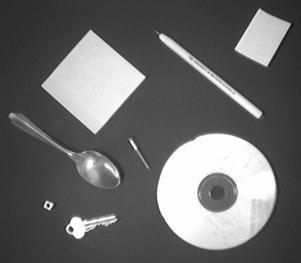
%> input picture lab3/exe3/ese1/in1.jpg, 301 x 263 px
$ octave solution.m   (GNU Octave 9; MATLAB toolbox functions it lacks are replaced by stand-ins)
%> lines starting %> are read from the running program, lines starting %| are printed output that depends on the picture; in (x1, y1, x2, y2) boxes, pixels count from 0 and x2, y2 are one past the last pixel; in counts of white or black regions, pixels touching at a corner belong together; the program's own positions count from 1
### lab3/exe3/ese1/HysteresisThresholding.m
function edgeImage = HysteresisThresholding(maximaImage, lowThresh, highThresh)
    %edgeImage = HysteresisThresholding(maximaImage, lowThresh, highThresh)
    % maximaImage = double valued image, issued from the non-maxima suppression step
    % lowThresh, highThresh : Canny threshold values
    % edgeImage : output binay edge image

    assert(isa(maximaImage, 'double'),'input should be a double image')
    assert(lowThresh >= 0 && lowThresh<=100 ,'low threshold must be between 0 and 100 %')
    assert(highThresh >= 0 && highThresh<=100 ,'high threshold must be between 0 and 100 %')
    assert(lowThresh < highThresh,'did you invert high and low thresholds?')

    maxval = max(maximaImage(:));
    highThresh = highThresh * maxval/100;
    lowThresh = lowThresh * maxval/100;

    [h,w] = size(maximaImage);
    edgeImage = 0.5 * ones(h,w);

    edgeImage(maximaImage>highThresh) = 1;

    edgeImage(maximaImage < lowThresh) = 0;

    [vForeground, uForeground] = find(edgeImage ==1);
    while(~isempty(vForeground))
        [edgeImage, vForeground, uForeground] = RecursiveThresholding(edgeImage, vForeground, uForeground);
    end
    edgeImage(edgeImage == 0.5) = 0;
end


function [edgeImage, vForeground, uForeground] = RecursiveThresholding(edgeImage, vForeground, uForeground)
    [h,w] = size(edgeImage);
    if isempty(vForeground)
        return
    end

    i = vForeground(1);
    j = uForeground(1);
    vForeground = vForeground(2:end);
    uForeground = uForeground(2:end);

    minx = max(1,j-1);
    maxx = min(w,1+j);
    miny = max(1,i-1);
    maxy = min(h,1+i);
    for ii = miny:maxy
        for jj = minx:maxx
            if edgeImage(ii,jj) == 0.5
                edgeImage(ii,jj) = 1;
                vForeground = [vForeground; ii];
                uForeground = [uForeground; jj];
            end
        end
    end
end

### lab3/exe3/ese1/solution.m
clear all
close all
clc
%  image=imread('lena.jpg');
image=imread('./in1.jpg');
%> image is the input picture: size 263x301x3 uint8; min 14, max 255, mean 106.2

lowThresh = 10; % in percentage of the maximum of the gradient magnitude
highThresh = 40; % in percentage of the maximum of the gradient magnitude
sigmaSmoothing = 2;

%% 1. convert image in double, grayscale

image=im2double(rgb2gray(image));
%> image: size 263x301 double
[height,width]=size(image);
%> height = 263; width = 301

%% 2. smoothing using a filter
smoothingFilter = fspecial('gaussian',3*sigmaSmoothing, sigmaSmoothing);
smoothedImg = imfilter(image, smoothingFilter, 'symmetric');

%% 3. compute gradient magnitude and angle
derFilter = fspecial('sobel');
imageDx = imfilter(smoothedImg, derFilter', 'symmetric');
imageDy = imfilter(smoothedImg, derFilter, 'symmetric');
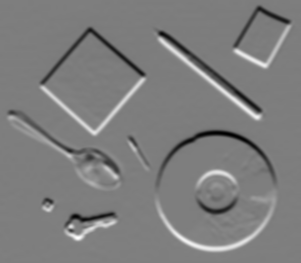
%> imageDy: size 263x301 double; min -1.11, max 1.14, mean -0.00119; drawn with min black and max white

gradientModule = sqrt(imageDx.^2 + imageDy.^2);
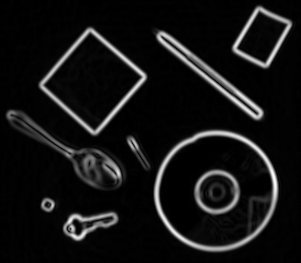
%> gradientModule: size 263x301 double; min 0, max 1.34, mean 0.108; drawn with min black and max white
% computing angle of gradients
gradientAngle=zeros(height, width);
for i=1:height
    for j=1:width
        gradientAngle(i,j) = atan2(imageDy(i,j), imageDx(i,j));
    end
end
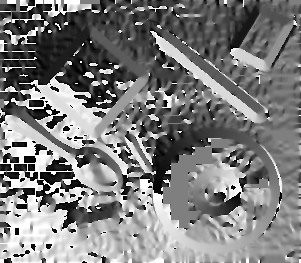
%> gradientAngle: size 263x301 double; min -3.14, max 3.14, mean -0.0511; drawn with min black and max white

figure, subplot(1,2,1), imagesc(gradientModule),
subplot(1,2,2), imagesc(gradientAngle)

%% 4.non maxima suppression
maximaImg = zeros(height, width);
for i = 2:height-1
    for j = 2:width-1
        angleNormal = gradientAngle(i,j);
        p1 = [j+cos(angleNormal); i + sin(angleNormal)];
        p2 = [j-cos(angleNormal); i - sin(angleNormal)];
        intensities = BilinearPixels(gradientModule, [p1(1) p2(1)], [p1(2) p2(2)]);
        if((gradientModule(i,j) > intensities(1)) && (gradientModule(i,j) > intensities(2)))
            maximaImg(i,j) = gradientModule(i,j);
        end
    end
end
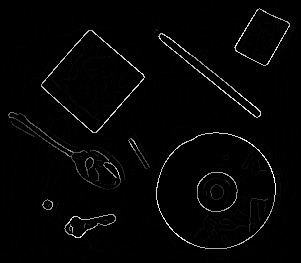
%> maximaImg: size 263x301 double; min 0, max 1.34, mean 0.0265; drawn with min black and max white
%%
imagesc(maximaImg);

%% 5. hysteresis thresholding
edgeImage = HysteresisThresholding(maximaImg, lowThresh, highThresh);
%> in HysteresisThresholding, `maxval = max(maximaImage(:));`: maxval = 1.34
%> in HysteresisThresholding, `highThresh = highThresh * maxval/100;`: highThresh = 0.534
%> in HysteresisThresholding, `lowThresh = lowThresh * maxval/100;`: lowThresh = 0.134
%> in HysteresisThresholding, `edgeImage(maximaImage>highThresh) = 1;`:
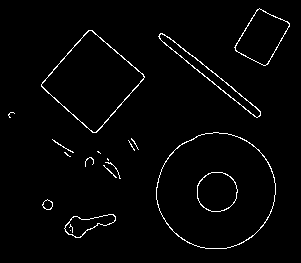
%> edgeImage: size 263x301 double; values 0.5 (black) and 1 (white), 2.2% white in thin lines or dots, all inside (x1, y1, x2, y2) = (8, 8, 290, 249)
%> in HysteresisThresholding, `[vForeground, uForeground] = find(edgeImage ==1);`: vForeground = 1724 values from 9 to 249; uForeground = 1724 values from 9 to 290
%> the loop in HysteresisThresholding, `while(~isempty(vForeground))` made 2041 passes
%> (i in RecursiveThresholding, j in RecursiveThresholding, minx in RecursiveThresholding, maxx in RecursiveThresholding, miny in RecursiveThresholding, maxy in RecursiveThresholding) on passes 1 to 3: (115, 9, 8, 10, 114, 116), (116, 9, 8, 10, 115, 117), (114, 10, 9, 11, 113, 115)
%> after the loop in HysteresisThresholding, `while(~isempty(vForeground))`:
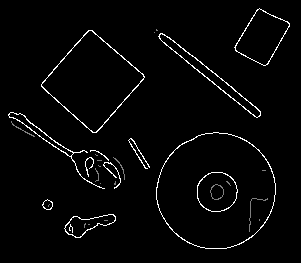
%> edgeImage: size 263x301 double; min 0, max 1, mean 0.0273
%> in HysteresisThresholding, `edgeImage(edgeImage == 0.5) = 0;`:
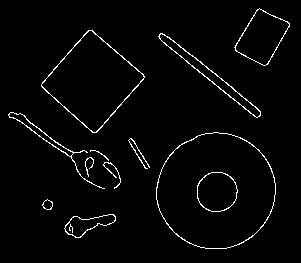
%> edgeImage: size 263x301 double; values 0 (black) and 1 (white), 2.6% white in thin lines or dots, all inside (x1, y1, x2, y2) = (8, 8, 290, 249)

%% 6. the end =)
figure, subplot(1,2,1), imshow(image), title('original image')
subplot(1,2,2), imshow(edgeImage), title ('Canny edge image')

$ run again, with lab3/exe3/ese1/in2.jpg copied over lab3/exe3/ese1/in1.jpg
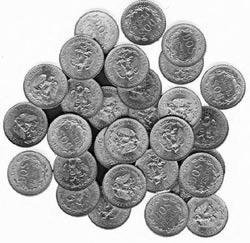
%> input picture lab3/exe3/ese1/in2.jpg, 250 x 243 px
%> image is the input picture: size 243x250x3 uint8; min 0, max 255, mean 172.8
%> image: size 243x250 double
%> after the loop `for i = 2:height-1`:
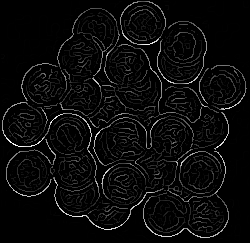
%> maximaImg: size 243x250 double; min 0, max 1.33, mean 0.0585; drawn with min black and max white
%> maxval = 1.33
%> highThresh = 0.533
%> lowThresh = 0.133
%> vForeground = 2008 values from 2 to 238; uForeground = 2008 values from 3 to 247
%> the loop in HysteresisThresholding, `while(~isempty(vForeground))` made 3828 passes
%> (i in RecursiveThresholding, j in RecursiveThresholding, minx in RecursiveThresholding, maxx in RecursiveThresholding, miny in RecursiveThresholding, maxy in RecursiveThresholding) on passes 1 to 3: (121, 3, 2, 4, 120, 122), (122, 3, 2, 4, 121, 123), (123, 3, 2, 4, 122, 124)
%> in HysteresisThresholding, `edgeImage(edgeImage == 0.5) = 0;`:
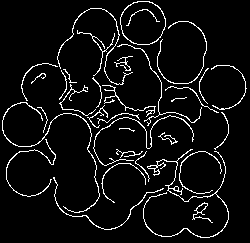
%> edgeImage: size 243x250 double; values 0 (black) and 1 (white), 6.3% white in thin lines or dots
